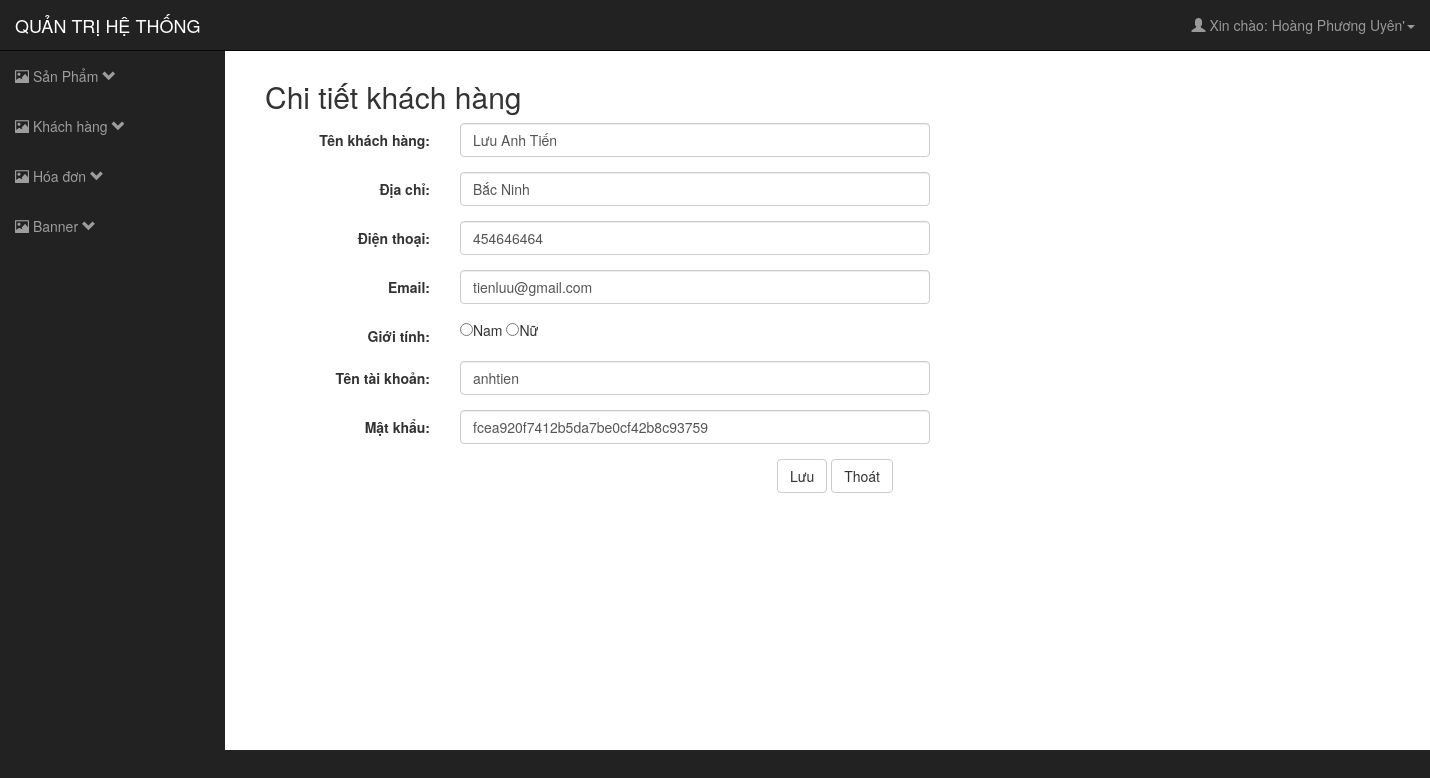
Screenshot of /WebShop/Admin/index.php?khachhang=editkh&ma_kh=7 (signed in) with the database file from the repository.
### tables this page shows
CREATE TABLE `khachhang` (
  `ma_kh` int(11) NOT NULL,
  `ten_kh` varchar(35) NOT NULL,
  `dia_chi` varchar(50) NOT NULL,
  `dien_thoai` int(11) NOT NULL,
  `email` varchar(30) NOT NULL,
  `gioi_tinh` varchar(10) NOT NULL,
  `ten_tai_khoan` varchar(35) NOT NULL,
  `mat_khau` varchar(45) NOT NULL,
  `hinh_anh` varchar(200) NOT NULL
);

### WebShop/Admin/index.php (called while the page is built, shortened)
<?php
    include "config.php";
 ?>
<?php
    include "controller/controller_login.php";
?>

### WebShop/Admin/config.php (called while the page is built, shortened)
 <?php
class config
{
	var $conn = "";
	var $sql = "";
	public function __construct($hostname="localhost", $dbname="shop_dongho", $user="root",$pass=""){
		try		{
		$this->conn = new PDO("mysql:host=$hostname; dbname=$dbname; charset=utf8","$user","$pass");
		$this->conn->setAttribute(PDO::ATTR_ERRMODE, PDO::ERRMODE_EXCEPTION);
		}
		catch(PDOException $e){
			exit("Không kết nối được với csdl !");
		}
	}
	public function setQuery($sql){
		$this->sql = $sql;
	}
	public function execute($options = array()){
		try	{
			$this->cursor = $this->conn->prepare($this->sql);
			$this->cursor->execute($options);
			return $this->cursor;
		}
		catch(PDOException $e){
			return false;
		}
	}
	public function loadRow($options = array()){
		if(!$options){
			if (!$result = $this->execute())
				return false;
		}
		else {
			if (!$result = $this->execute($options))
				return false;
		}
		return $result->fetch(PDO::FETCH_OBJ);
	}
}
?>

### WebShop/Admin/model/KhachHangModel.php (called while the page is built, shortened)
<?php
include_once("config.php");
class KhachHangModel extends config
{
	public function getKhachHangById($id)
	{
		return $this->loadRow(array($id));
	}
}

### WebShop/Admin/view/khachhang/suakhachhang.php (the view, shortened to what this page needs)
<div class="container">
  <h2>Chi tiết khách hàng</h2>
   <form class="form-horizontal" method="post">
    <div class="form-group">
      <label class="control-label col-sm-2" >Tên khách hàng:</label>
      <div class="col-sm-10" style="width:500px;">
        <input type="text" class="form-control" id="ten_kh"  name="ten_kh" value="<?=$KhachHang->ten_kh?>">
      </div>
    </div>
    <div class="form-group">
      <label class="control-label col-sm-2">Địa chỉ:</label>
      <div class="col-sm-10" style="width:500px;">
        <input type="text" class="form-control" id="dia_chi"  name="dia_chi" value="<?=$KhachHang->dia_chi?>" >
      </div>
    </div>
    <div class="form-group">
      <label class="control-label col-sm-2">Điện thoại:</label>
      <div class="col-sm-10" style="width:500px;">
        <input type="text" class="form-control" id="dien_thoai"  name="dien_thoai" value="<?=$KhachHang->dien_thoai?>">
      </div>
    </div>
    <div class="form-group">
      <label class="control-label col-sm-2">Email:</label>
      <div class="col-sm-10" style="width:500px;">
        <input type="text" class="form-control" id="email"  name="email" value="<?=$KhachHang->email?>">
      </div>
    </div>
    <div class="form-group">
      <label class="control-label col-sm-2">Giới tính:</label>
      <div class="col-sm-10" style="width:500px;">
        <input type="radio"  id="gioi_tinh"  name="gioi_tinh" value="<?=$KhachHang->gioi_tinh?>">Nam
        <input type="radio"  id="gioi_tinh"  name="gioi_tinh" value="<?=$KhachHang->gioi_tinh?>">Nữ
      </div>
    </div>
    <div class="form-group">
      <label class="control-label col-sm-2">Tên tài khoản:</label>
      <div class="col-sm-10" style="width:500px;">
        <input type="text" class="form-control" id="ten_tai_khoan" name="ten_tai_khoan" value="<?=$KhachHang->ten_tai_khoan?>">
      </div>
    </div>
     <div class="form-group">
      <label class="control-label col-sm-2">Mật khẩu:</label>
      <div class="col-sm-10" style="width:500px;">
        <input type="text" class="form-control" id="mat_khau" name="mat_khau" value="<?=$KhachHang->mat_khau?>">
      </div>
    </div>
    <div class="form-group" style="text-align:center;">
    <button type="submit" class="btn btn-default" id="btnLuu" name="btnLuu">Lưu</button>
    <button type="button" class="btn btn-default">Thoát</button>
    </div>
  </form>
</div>

### WebShop/Admin/public/style.css (style rules this page uses)
body { margin-top: 100px; background-color: #222; }
@media (min-width:768px) { body { margin-top: 50px; } }

### rows the page displays
khachhang: ten_kh "Lưu Anh Tiến", dia_chi "Bắc Ninh", dien_thoai "454646464", email "tienluu@gmail.com", ten_tai_khoan "anhtien", mat_khau "fcea920f7412b5da7be0cf42b8c93759"

### other values shown
$_SESSION["loged"] "Hoàng Phương Uyên"
